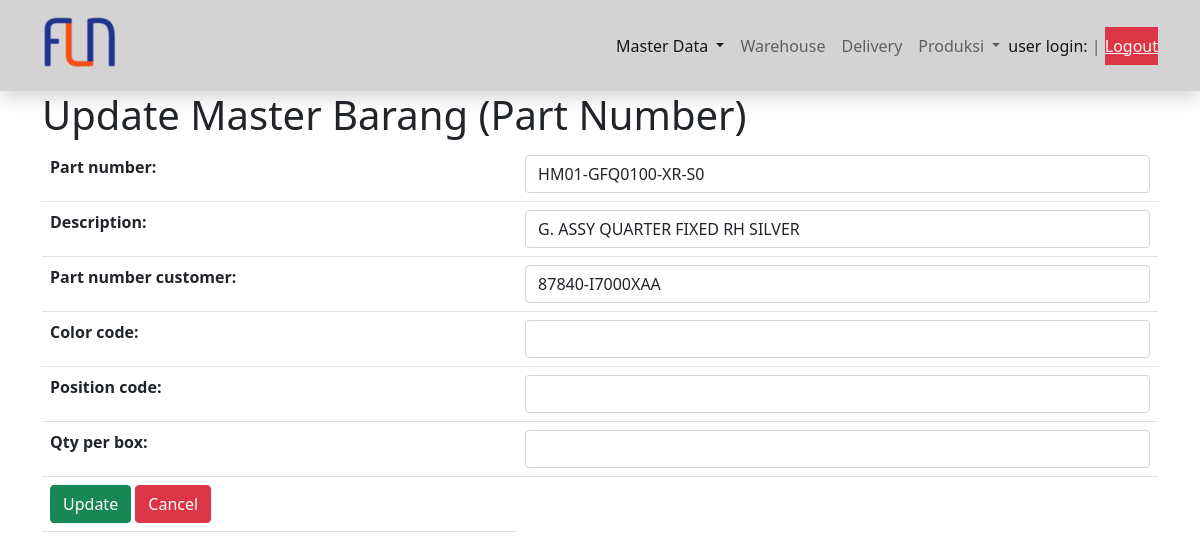
/edit_master_barang/19, run on the app's committed database.
### scanner/models.py (models this page shows, shortened)
class Barang(models.Model):
    part_number = models.CharField(max_length=18)
    description = models.CharField(max_length=32)
    part_number_customer =  models.CharField(max_length=18)
    barcode = models.TextField()
    color_code = models.CharField(max_length=3, blank=True, null=True)
    position_code = models.CharField(max_length=6, blank=True, null=True)
    qty_per_box = models.IntegerField(max_length=2, null=True)

### scanner/views.py (the view)
# urls.py: path('edit_master_barang/<int:pk>', views.EditMasterBarang.as_view(), name='edit_master_barang'),
class EditMasterBarang(UpdateView):
    model = Barang
    template_name = 'update_master_barang.html'
    form_class = FormMasterBarang

### scanner/forms.py
class FormMasterBarang(ModelForm):
    class Meta:
        model = Barang
        fields = '__all__'
        exclude = ['barcode']
        widgets = {
            'part_number': forms.TextInput({'class':'form-control'}),
            'description': forms.TextInput({'class':'form-control'}),
            'part_number_customer': forms.TextInput({'class':'form-control'}),
            'color_code': forms.TextInput({'class':'form-control'}),
            'position_code': forms.TextInput({'class':'form-control'}),
            'qty_per_box': forms.TextInput({'class':'form-control'}),
        }

### templates/update_master_barang.html
{% extends 'base.html' %}
{% block content %}
<div class="container">
    <h1>Update Master Barang (Part Number)</h1>
    <form action="" method="post">{% csrf_token %}
        <table class="table">
            {{ form.as_table }}
            <tr>
                <td>
                    <button type="submit" class="btn btn-success">Update</button>
                    <a href="{% url 'list_barang' %}"  class="btn btn-danger">Cancel</a>
                </td>
            </tr>
        </table>
    </form>
</div>
{% endblock content %}

### data on the page
Barang: part_number "HM01-GFQ0100-XR-S0", description "G. ASSY QUARTER FIXED RH SILVER", part_number_customer "87840-I7000XAA"
